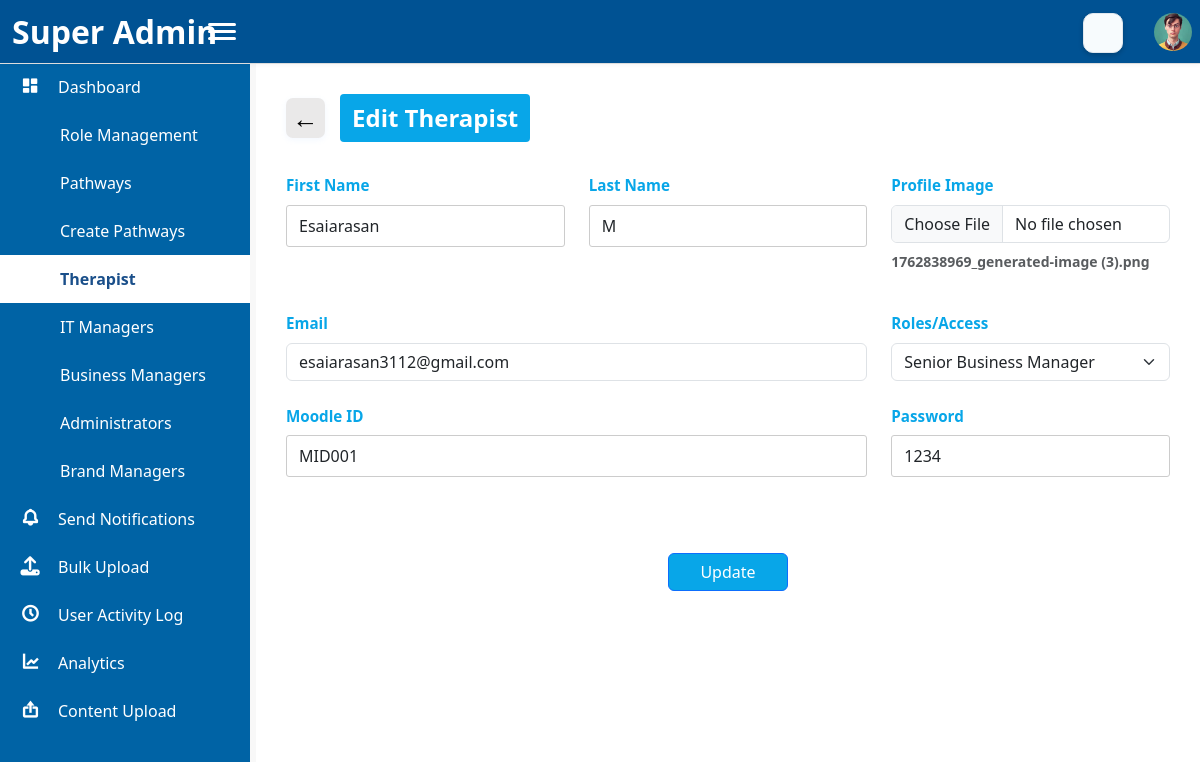
/pages/edit_therapist.php?id=13 (signed in), run on the app's committed database.
### tables this page shows
CREATE TABLE `navigation_items` (
  `nav_id` int(11) NOT NULL,
  `nav_name` varchar(100) NOT NULL,
  `nav_icon` varchar(100) DEFAULT NULL,
  `nav_link` varchar(255) DEFAULT NULL,
  `parent_id` int(11) DEFAULT NULL,
  `created_at` timestamp NOT NULL DEFAULT current_timestamp(),
  `updated_at` timestamp NOT NULL DEFAULT current_timestamp() ON UPDATE current_timestamp(),
  `sub_nav_link` varchar(255) DEFAULT NULL
);

CREATE TABLE `therapists` (
  `therapist_id` int(11) NOT NULL,
  `moodle_id` varchar(50) NOT NULL,
  `first_name` varchar(100) NOT NULL,
  `last_name` varchar(100) NOT NULL,
  `email` varchar(150) NOT NULL,
  `password` varchar(10) DEFAULT NULL,
  `role_access_id` int(11) NOT NULL,
  `profile_image` varchar(255) DEFAULT NULL,
  `created_at` datetime NOT NULL DEFAULT current_timestamp(),
  `created_by` int(11) NOT NULL,
  `updated_at` datetime DEFAULT NULL ON UPDATE current_timestamp(),
  `updated_by` int(11) DEFAULT NULL
);

CREATE TABLE `role_management` (
  `r_id` int(11) NOT NULL,
  `role` varchar(50) DEFAULT NULL,
  `department` varchar(150) DEFAULT NULL,
  `access_navigations` varchar(155) DEFAULT NULL,
  `created_at` datetime DEFAULT current_timestamp(),
  `updated_at` datetime NOT NULL,
  `viewed_at` datetime NOT NULL,
  `deleted_at` datetime NOT NULL,
  `controls` text NOT NULL
);

### pages/edit_therapist.php (the view, shortened to what this page needs)
<?php
require_once '../includes/header.php';
require_once '../includes/sidebar.php';
$therapist_id = $_GET['id'] ?? null;
$stmt = $pdo->prepare("SELECT * FROM therapists WHERE therapist_id = ?");
$stmt->execute([$therapist_id]);
$therapist = $stmt->fetch(PDO::FETCH_ASSOC);
$stmt = $pdo->query("SELECT r_id, role FROM role_management ORDER BY role ASC");
$roles = $stmt->fetchAll(PDO::FETCH_ASSOC);
?>
<link href="../assets/css/bootstrap.min.css" rel="stylesheet" />
<div class="main-content" style="background: #fff;">
    <div class="">
        <div class="page-header">
            <button class="back-btn" onclick="window.history.back();">&larr;</button>
            <span class="page-title">Edit Therapist</span>
        </div>
        <form id="therapistForm" action="../api/update_therapist.php" method="POST" enctype="multipart/form-data">
            <div class="row g-4">
                <div class="col-md-4">
                    <label class="form-label" for="first_name">First Name</label>
                    <input type="text" class="form-control" id="first_name" name="first_name"
                        value="<?= htmlspecialchars($therapist['first_name'] ?? '', ENT_QUOTES, 'UTF-8') ?>">
                </div>
                <div class="col-md-4">
                    <label class="form-label" for="last_name">Last Name</label>
                    <input type="text" class="form-control" id="last_name" name="last_name"
                        value="<?= htmlspecialchars($therapist['last_name'] ?? '', ENT_QUOTES, 'UTF-8') ?>">
                </div>
                <div class="col-md-4 mb-3">
                    <label class="form-label" for="profile_image">Profile Image</label>
                    <input type="file" name="profile_image" id="profile_image" class="form-control">
                    <?php if (!empty($therapist['profile_image'])): ?>
                        <div class="mt-2 text-muted small">
                           <strong><?= htmlspecialchars($therapist['profile_image']) ?></strong>
                        </div>
                    <?php endif; ?>
                </div>
                <div class="col-md-8">
                    <label class="form-label" for="email">Email</label>
                    <input type="email" class="form-control" id="email" name="email"
                        value="<?= htmlspecialchars($therapist['email'] ?? '', ENT_QUOTES, 'UTF-8') ?>">
                </div>
                <div class="col-md-4">
                    <label class="form-label" for="roles_access">Roles/Access</label>
                    <select class="form-select" id="roles_access" name="roles_access">
                    <?php foreach ($roles as $role): ?>
                        <option value="<?= htmlspecialchars($role['r_id'], ENT_QUOTES, 'UTF-8') ?>"
                            <?= ($therapist['role_access_id'] == $role['r_id']) ? 'selected' : '' ?>>
                            <?= htmlspecialchars($role['role'], ENT_QUOTES, 'UTF-8') ?>
                        </option>
                    <?php endforeach; ?>
                </select>
                </div>
                <div class="col-md-8">
                    <label class="form-label" for="moodle_id">Moodle ID</label>
                    <input type="text" class="form-control" id="moodle_id" name="moodle_id"
                        value="<?= htmlspecialchars($therapist['moodle_id'] ?? '', ENT_QUOTES, 'UTF-8') ?>">
                </div>
                <div class="col-md-4">
                    <label class="form-label" for="password">Password</label>
                    <input type="text" class="form-control" id="password" name="password"
                        value="<?= htmlspecialchars($therapist['password'] ?? '', ENT_QUOTES, 'UTF-8') ?>">
                </div>
            </div>
            <div class="row">
                <div class="col-12 text-center mt-4">
                    <button type="submit" class="btn btn-primary">Update</button>
                </div>
            </div>
        </form>
    </div>
</div>
<link rel="stylesheet" href="https://cdn.jsdelivr.net/npm/alertifyjs@1.13.1/build/css/alertify.min.css"/>
<?php require_once '../includes/footer.php'; ?>

### includes/sidebar.php (shortened to what this page needs)
<div class="sidebar" id="sidebar">
    <div class="logo d-flex justify-content-between align-items-center">
        <h2><?php echo SITE_NAME; ?></h2>
    </div>
    <ul class="nav-menu">
        <?php
        $mysqli = new mysqli(DB_HOST, DB_USER, DB_PASS, DB_NAME);
        if ($mysqli->connect_errno) {
            echo "<li><span style='color:red;'>DB Connection Error</span></li>";
        } else {
            $result = $mysqli->query("SELECT * FROM navigation_items ORDER BY nav_id ASC");
            if ($result && $result->num_rows > 0) {
                $currentFile = basename($_SERVER['PHP_SELF']);
                while ($row = $result->fetch_assoc()) {
                    $navName = $row['nav_name'];
                    $navLink = $row['nav_link'];
                    $navIcon = $row['nav_icon'] ?: 'fa-circle';
                    $subLinks = $row['sub_nav_link'];
                    $isActive = '';
                    $navFile = basename($navLink);
                    $subMatch = false;
                    if (!empty($subLinks)) {
                        $subArray = array_map('trim', explode(',', $subLinks));
                        foreach ($subArray as $sub) {
                            if ($currentFile === basename($sub)) {
                                $subMatch = true;
                                break;
                            }
                        }
                    }
                    if ($currentFile === $navFile || $subMatch) {
                        $isActive = 'active';
                    }
                    echo '<li class="' . $isActive . '">';
                    echo '<a href="' . SITE_URL . $navLink . '">';
                    if (strpos($navIcon, ':') !== false) {
                        echo '<iconify-icon class="nav-icon" icon="' . htmlspecialchars($navIcon) . '" width="22" height="22"></iconify-icon>';
                    } elseif (strpos($navIcon, 'bxs-') === 0 || strpos($navIcon, 'bx-') === 0) {
                        echo '<i class="bx nav-icon ' . htmlspecialchars($navIcon) . '"></i>';
                    } else {
                        echo '<i class="fas nav-icon ' . htmlspecialchars($navIcon) . '"></i>';
                    }
                    echo '<span class="nav-text">' . htmlspecialchars($navName) . '</span>';
                    echo '</a>';
                    echo '</li>';
                }
            } else {
                echo '<li><span style="color:lightgray;">No navigation items found</span></li>';
            }
        }
        ?>
    </ul>
</div>
<link href="https://unpkg.com/boxicons@2.1.4/css/boxicons.min.css?v=4.0" rel="stylesheet">
<link href="https://cdnjs.cloudflare.com/ajax/libs/font-awesome/6.4.0/css/all.min.css?v=4.0" rel="stylesheet">

### data on the page
navigation_items: nav_name "Dashboard"
navigation_items: nav_name "Role Management"
navigation_items: nav_name "Pathways"
navigation_items: nav_name "Create Pathways"
navigation_items: nav_name "Therapist"
navigation_items: nav_name "IT Managers"
navigation_items: nav_name "Business Managers"
navigation_items: nav_name "Administrators"
navigation_items: nav_name "Brand Managers"
navigation_items: nav_name "Send Notifications"
navigation_items: nav_name "Bulk Upload"
navigation_items: nav_name "User Activity Log"
navigation_items: nav_name "Analytics"
navigation_items: nav_name "Content Upload"
therapists: first_name "Esaiarasan", last_name "M", profile_image "1762838969_generated-image (3).png", email "esaiarasan3112@gmail.com", roles_access "Senior Business Manager", moodle_id "MID001", password "1234"
